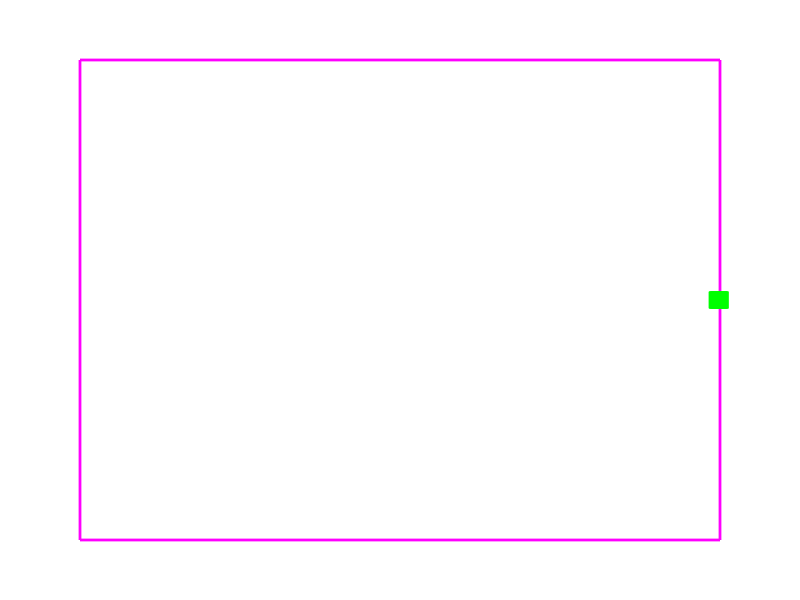

MATLAB code to generate this figure:

%************************************************
%* Name: Steven Neveadomi Date: 10/27/17 *
%* Seat/Table: 47 File: Class_SDP_Prep_App.m *
%* Instructor: Bixler 11:10 *
%************************************************

%-------MAIN SCRIPT--------
%Any code within this function is automatically executed on start up as
%this function is the name of the script file.
%this function has no parameters and is the startup for the game
function [] = snake
%close all windows, clear all variables, and clear console screen
close all;
clear all;
clc;

%this is the time between each refresh of the snake.
speed=0.005;

%if the game is currently paused, >0 is true, 0 is false.
currently = 0;

%this determines the direction of the snake UP - 1 , RIGHT - 0 , DOWN - 3 ,
%LEFT - 2
%start snake going in the right direction.
snake_direction = 0;

%this controls how much space between the snake body parts. DONT TOUCH
snake_speed = 0.1;

%creates figure, name disp
disp=figure('units','pixels','Name','Snake the Game','Color','black');
%get screensize and set it to the Position parameter 
SCREEN_DIMENSIONS = get(0,'Screensize');
%running is a boolean variable that breaks the main loop if the game is running or
%not.
running = 1;
%width and height of window, not the actual graph.
WIDTH = 700;
HEIGHT = 700;
%width and height of the graph 0<X<100 and 0<Y<100
GRAPH_WIDTH=50;
GRAPH_HEIGHT=50;
%dimensions in pixels of the screen laid out.
PLOT_DIMENSIONS = [SCREEN_DIMENSIONS(3)/2-WIDTH/2 SCREEN_DIMENSIONS(4)/2-HEIGHT/2 WIDTH HEIGHT];
%set the figure into the center of screen with proper dimensions
set(disp,'Position',PLOT_DIMENSIONS);
%turn off Resize, toolbar, and menubar (all unnecessary).
set(disp,'Resize','off');
set(disp,'ToolBar','none');
set(disp,'MenuBar','none');
%within the figure, anytime a key is pressed, send the data of the key
%pressed to the KeyPress function created.
set(disp,'KeyPressFcn',@keyPress);


%https://www.mathworks.com/help/matlab/ref/matlab.graphics.primitive.text-properties.html
title('Snake the Game','Color','white','FontName','Cambria','FontSize',20);

%makes figure boxed in
box on;



%set axii to the graph width and height
axis([0 GRAPH_WIDTH 0 GRAPH_HEIGHT]);
axis manual;
%remove the ticks
set(gca,'YTick', [],'XTick',[]);

set(gca,'Color','black');
set(gca,'XColor',[1 0 1]);
set(gca,'YColor',[1 0 1]);
set(gca,'LineWidth',2);
set(gca,'Position',[0.1,0.1,0.8,0.8]);
hold on

%snake body stored in groups of X,Y;
%first body part is the first column, etc.
snake_body = [GRAPH_WIDTH/2, GRAPH_HEIGHT/2; GRAPH_WIDTH/2-1, GRAPH_HEIGHT/2; GRAPH_WIDTH/2-2, GRAPH_HEIGHT/2;];

%initial plot of the snake body, represented by snake_actual. Green squares
%with a marker size of 10.
snake_plot=plot(snake_body(:,1),snake_body(:,2),'gs','MarkerSize',12);
set(snake_plot,'MarkerFaceColor','g');

%this function turns the snake counter clock wise
%UP - 1 , RIGHT - 0 , DOWN - 3 ,LEFT - 2
function turnCCW
    %if the snake direction is 3, set to 0, as adding 1 to it would break
    %the system. Essentially this is turning it clockwise but due to the
    %nature of the direction system, this is necessary.
    if(snake_direction==3)
        snake_direction=0;
    else
        %simply just add 1, changes the direction properly (1->2, up->left)
    snake_direction=snake_direction+1;
    end
end

%this function turns the snake clock wise
%UP - 1 , RIGHT - 0 , DOWN - 3 ,LEFT - 2
function turnCW
    %must manually set 0 to 3 as subtracting 1 would not work.
    if(snake_direction==0)
        snake_direction=3;
    else
    %if it is not at 0, simply subtract 1 to change dir. properly
    %(2->1, left->up)
    snake_direction=snake_direction-1;
    end
end

%this function is embedded into the figure disp which holds the snake. any
%time the user is selected on this figure and presses a key, this function
%is triggered.
function keyPress(src, event)
    %switch statement, event.Key is the key being pressed.
    switch(event.Key)
        %if the up arrow is pressed
        case 'uparrow'
            %and the snake is going to the right
            if(snake_direction==0)
                %turn the snake upward or counter clock wise
                turnCCW;
            end
            %and the snake is going to the left
            if(snake_direction==2)
                %turn the snake downward or clock wise
                turnCW;
            end
        %if the down arrow is pressed
        case 'downarrow'
            %snake is going to the right
            if(snake_direction==0)
                %turn down or clock wise
                turnCW;
            end
            %snake is goig to the left
            if(snake_direction==2)
                %turn the snake down or counter clock wise
                turnCCW;
            end
        %if the left arrow is pressed    
        case 'leftarrow'
            %snake going up
            if(snake_direction==1)
                %turn left or counter clock wise
                turnCCW;
            end
            %snake going down
            if(snake_direction==3)
                %turn right or clock wise
                turnCW;
            end
        %if the right arrow is pressed
        case 'rightarrow'
            %if the snake is going up
            if(snake_direction==1)
                %turn to the right or clock wise
                turnCW;
            end
            %if the snake is going down
            if(snake_direction==3)
                %turn to the left or counter clock wise
                turnCCW;
            end
        case 'escape'
            running = 0;
        case 'g'
            growSnake(100);
    end
end

%draws the snake on the board by resetting the x data and the y data.
function drawSnake()
%sets all the x values of the snake body to the x data.
set(snake_plot, 'XData',snake_body(:,1));
%sets all the y values of the snake body to the y data.
set(snake_plot,'YData',snake_body(:,2));

end

%moves the snake in the proper direction.
function moveSnake()
    %set the entire body excluding the head = to the current position of
    %the head and body minus the last body length, essentially removing the
    %last body segment.
    snake_body(2:end,:)=snake_body(1:end-1,:);
    %now depending on the direction it is going, set the new head position
    %(or first body position) in the correct direction the snake is heading
    %eg if snake is going to the right( dir=0)
    if snake_direction==0
    %set the head to the current head position increased by the snake_speed
    %in the x direction (increasing the x position as it is going right)
    %snake_speed is the distance between each segment.
    snake_body(1,:)=[snake_body(1,1)+snake_speed,snake_body(1,2)];
    %if snake going up
    elseif snake_direction==1
    %set the head to the snake_speed + current y, to make it move up.
    snake_body(1,:)=[snake_body(1,1),snake_body(1,2)+snake_speed];
    %same concepts apply 
    elseif snake_direction==2
    snake_body(1,:)=[snake_body(1,1)-snake_speed,snake_body(1,2)];
    else
    snake_body(1,:)=[snake_body(1,1),snake_body(1,2)-snake_speed];
    end
    
end

%this function receives an integer parameter size which determines how many
%snake segments are added. This function works by finding the difference
%between the second to last body segment and the last segment, then uses
%this difference to find the new position of the new segment. Essentially
%this difference tells the direction of how the snake will grow.
function growSnake(size)
    %for i=1 till size,
    for i=1:size
    %find the difference between the xy value of the 2nd to last segment of
    %the snake and the last segment of the snake. Use this difference to
    %find the position of the new snake segment. Repeat this till the for
    %loop finishes, essentially increase the snake body by value of size.
    diff=snake_body(end-1,:)-snake_body(end,:);
    snake_body(end+1,:)=snake_body(end,:)-diff;
    end
    %slowly increases the snake speed as it grows bigger.
    speed=speed/1.03;
end

function bool=collision()
        if(snake_body(1,1)>=GRAPH_WIDTH||snake_body(1,2)>=GRAPH_HEIGHT||snake_body(1,1)<=0||snake_body(1,2)<=0)
            bool=1;
            return;
        end
        for i=2:length(snake_body)
            if(snake_body(i,:)==snake_body(1,:))
                bool=1;
                return;
            end
        end
        bool=0;
end

%------MAIN---------
while running

moveSnake();
drawSnake;
if (collision())
    break;
end
pause(speed);
end
close all
end